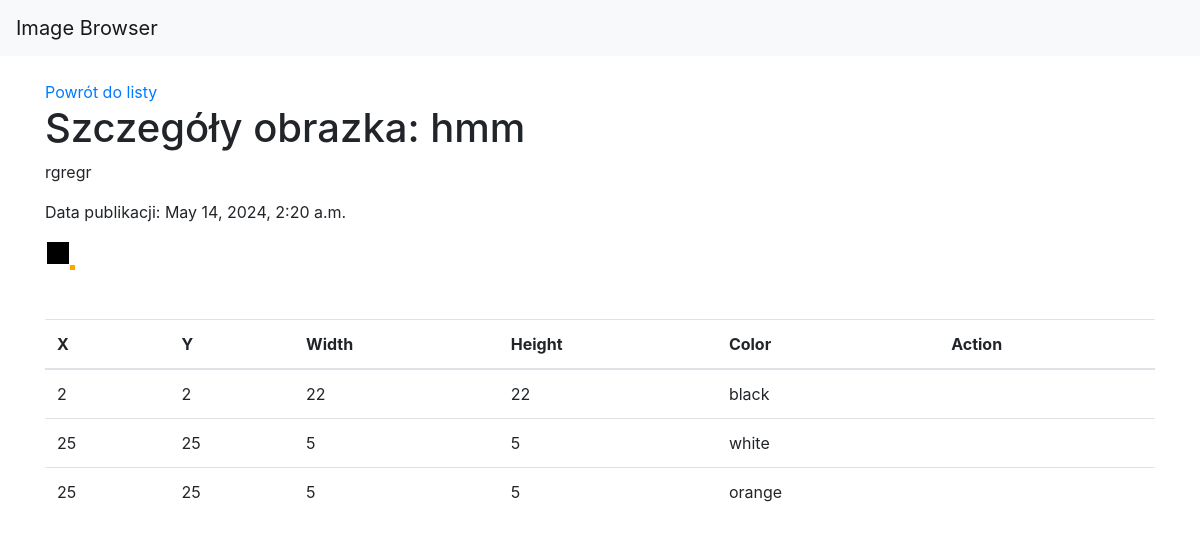
Page /image/4/ on the committed database.
### myapp/models.py (models this page shows, shortened)
class SvgImage(models.Model):
    name = models.CharField(max_length=100)
    width = models.IntegerField()
    height = models.IntegerField()
    editors = models.ManyToManyField(User, related_name='editable_images')
    description = models.TextField(blank=True, null=True)
    publication_date = models.DateTimeField(auto_now_add=True)
    tags = models.ManyToManyField(Tag, related_name='images')

class Rectangle(models.Model):
    id = models.AutoField(primary_key=True)
    image = models.ForeignKey(SvgImage, related_name='rectangles', on_delete=models.CASCADE)
    x = models.IntegerField()
    y = models.IntegerField()
    width = models.IntegerField()
    height = models.IntegerField()
    color = models.CharField(max_length=20)

### myapp/views.py (the view)
# urls.py: path('image/<int:id>/', views.image_detail, name='image_detail'),
def image_detail(request, id):
    image = get_object_or_404(SvgImage, id=id)
    rectangles = image.rectangles.all()
    can_edit = request.user in image.editors.all() and request.user.has_perm('myapp.change_svgimage')
    can_delete = request.user in image.editors.all() and request.user.has_perm('myapp.delete_svgimage')
    if request.method == 'POST':
        if 'delete' in request.POST and can_delete:
            rect_id_to_delete = request.POST.get('delete')
            if rect_id_to_delete:
                Rectangle.objects.filter(id=rect_id_to_delete).delete()
        elif 'add' in request.POST and can_edit:
            form = RectangleForm(request.POST)
            if form.is_valid():
                new_rect = form.save(commit=False)
                new_rect.image = image
                new_rect.save()
        return redirect('image_detail', id=id)
    else:
        form = RectangleForm()
    return render(request, 'image_detail.html', {
        'image': image,
        'form': form,
        'rectangles': rectangles,
        'can_edit': can_edit,
        'can_delete': can_delete
    })

### myapp/templates/image_detail.html (shortened to what this page needs)
{% extends 'base.html' %}
{% block content %}
<a href="{% url 'image_list' %}">Powrót do listy</a>
<h1>Szczegóły obrazka: {{ image.name }}</h1>
<p>{{ image.description }}</p>
<p>Data publikacji: {{ image.publication_date }}</p>
<svg width="{{ image.width }}" height="{{ image.height }}" viewBox="0 0 {{ image.width }} {{ image.height }}" xmlns="http://www.w3.org/2000/svg">
    {% for rect in rectangles %}
    <rect x="{{ rect.x }}" y="{{ rect.y }}" width="{{ rect.width }}" height="{{ rect.height }}" fill="{{ rect.color }}"></rect>
    {% endfor %}
</svg>
<table class="table mt-4">
    <thead>
        <tr>
            <th>X</th>
            <th>Y</th>
            <th>Width</th>
            <th>Height</th>
            <th>Color</th>
            <th>Action</th>
        </tr>
    </thead>
    <tbody>
        {% for rect in rectangles %}
        <tr>
            <td>{{ rect.x }}</td>
            <td>{{ rect.y }}</td>
            <td>{{ rect.width }}</td>
            <td>{{ rect.height }}</td>
            <td>{{ rect.color }}</td>
            <td>
            </td>
        </tr>
        {% endfor %}
    </tbody>
</table>
{% endblock %}

### rows in the picture
SvgImage: name "hmm", description "rgregr", publication_date "May 14, 2024, 2:20 a.m."
Rectangle: x "2", y "2", width "22", height "22", color "black"
Rectangle: x "25", y "25", width "5", height "5", color "white"
Rectangle: x "25", y "25", width "5", height "5", color "orange"
